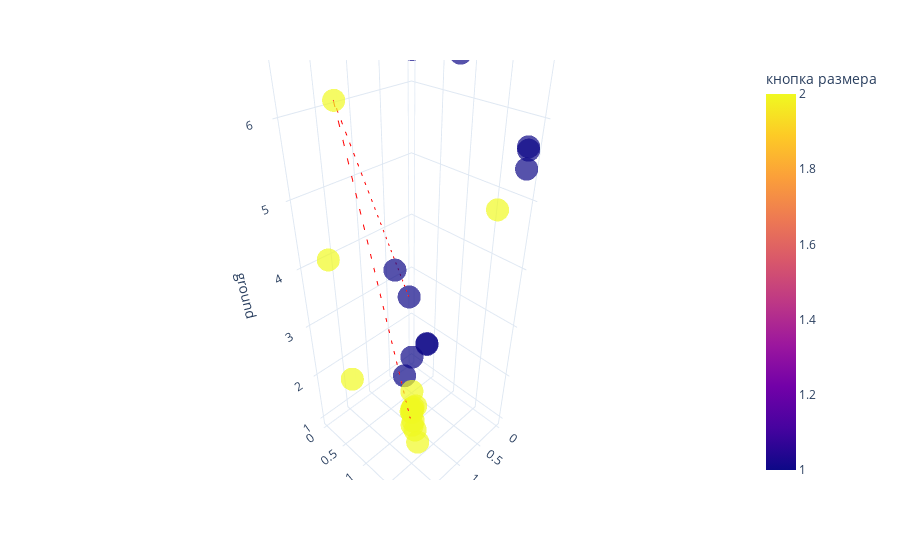

The notebook cell this image was saved under:
### Code cell
fig = px.scatter_3d(steps_df, x='coffee', y='size', z='ground', color='кнопка размера', opacity=0.7, color_discrete_sequence=px.colors.qualitative.Alphabet)
# this is best path, plot it as a  directional line in 3d
best_option = steps_df.iloc[prob.ibest_seq].drop_duplicates()
# Create the line plot
gradient = best_option.index

line_plot = px.line_3d(best_option, x='coffee', y='size', z='ground')
line_plot['data'][0]['line']['color'] = '#FF0000'
line_plot['data'][0]['line']['dash'] = 'dash'
fig.add_trace(line_plot.data[0])
fig.update_layout(title='')

fig.update_layout(template='plotly_white')

go.Figure(fig).show()

### Figure 1 — Plotly figure (JSON) as saved in the notebook; plotly's stock layout.template omitted (floating-point values rounded to 4 significant figures)
{"data": [{"hovertemplate": "coffee=%{x}<br>size=%{y}<br>ground=%{z}<br>кнопка размера=%{marker.color}<extra></extra>", "legendgroup": "", "marker": {"color": [1, 1, 2, 2, 2, 1, 2, 1, 1, 2, 2, 2, 1, 2, 2, 2, 2, 2, 1, 2, 1, 2, 2, 1, 1, 2, 2, 1], "coloraxis": "coloraxis", "opacity": 0.7, "symbol": "circle"}, "mode": "markers", "name": "", "scene": "scene", "showlegend": false, "type": "scatter3d", "x": [0.4639, 0.7011, 1.857, 1.67, 1.564, 0.8555, 1.266, 1.15, 0.1688, 0.3043, 1.264, 1.258, 1.2, 1.225, 1.214, 1.165, 1.211, 1.175, 0.1845, 1.186, 0.1234, 1.164, 1.213, 0.7197, 2.0, 0.0, 2.0, 0.0], "y": [0.4042, 1.023, 0.7836, 0.09786, 0.2285, 1.514, 1.272, 0.8352, 1.976, 1.755, 1.333, 1.388, 1.044, 1.21, 1.227, 1.245, 1.211, 1.204, 2.0, 1.21, 1.955, 1.165, 1.214, 1.038, 2.0, 0.0, 2.0, 0.0], "z": [2.924, 2.489, 6.338, 4.052, 1.781, 6.727, 1.324, 3.994, 5.729, 4.916, 1.261, 1.004, 2.201, 1.554, 1.612, 1.665, 1.612, 1.283, 5.479, 1.62, 5.671, 1.44, 1.592, 2.527, 7.0, 6.823, 3.273, 1.0]}, {"hovertemplate": "coffee=%{x}<br>size=%{y}<br>ground=%{z}<extra></extra>", "legendgroup": "", "line": {"color": "#FF0000", "dash": "dash"}, "marker": {"symbol": "circle"}, "mode": "lines", "name": "", "scene": "scene", "showlegend": false, "type": "scatter3d", "x": [0.4639, 1.857, 1.266], "y": [0.4042, 0.7836, 1.272], "z": [2.924, 6.338, 1.324]}], "layout": {"coloraxis": {"colorbar": {"title": {"text": "кнопка размера"}}, "colorscale": [[0.0, "#0d0887"], [0.1111, "#46039f"], [0.2222, "#7201a8"], [0.3333, "#9c179e"], [0.4444, "#bd3786"], [0.5556, "#d8576b"], [0.6667, "#ed7953"], [0.7778, "#fb9f3a"], [0.8889, "#fdca26"], [1.0, "#f0f921"]]}, "legend": {"tracegroupgap": 0}, "margin": {"t": 60}, "scene": {"domain": {"x": [0.0, 1.0], "y": [0.0, 1.0]}, "xaxis": {"title": {"text": "coffee"}}, "yaxis": {"title": {"text": "size"}}, "zaxis": {"title": {"text": "ground"}}}, "title": {"text": ""}}}
